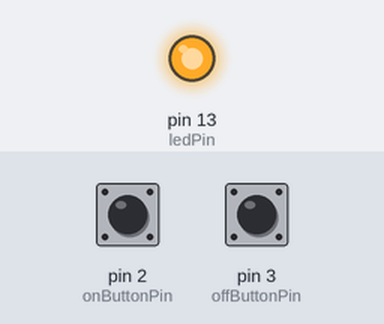
The sketch below on a simulated Arduino Uno, built with avr-gcc and run on an emulated ATmega328P. On the bench: output pins drawn as LEDs (lit = HIGH). The inputs (shaded band) are chosen by the test bench; at power-on: pin 3 (offButtonPin) HIGH, pin 2 (onButtonPin) HIGH. What the sketch prints to the serial monitor is not drawn.

Above: at 1.2 s.
1.3 s: pin 3 (offButtonPin) pulled LOW for 0.15 s
At 1.6 s:
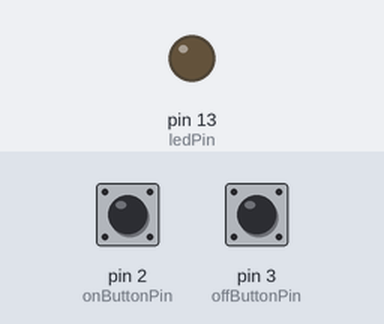
2.9 s: pin 2 (onButtonPin) pulled LOW for 0.15 s
At 4.1 s:
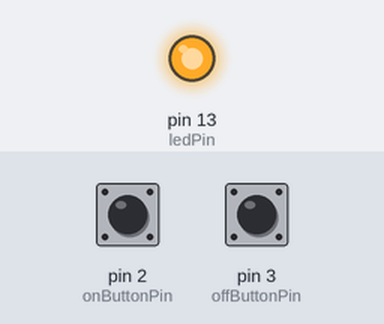
4.5 s: pin 3 (offButtonPin) pulled LOW for 1 s
At 5.4 s:
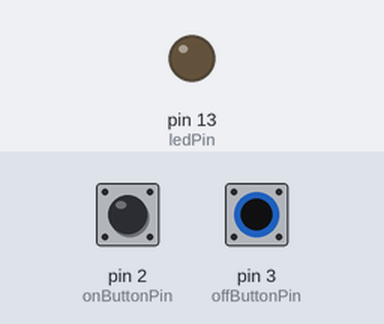
Timing chart, 0 to 7.5 s (numbered marks = the images above; inputs shaded):
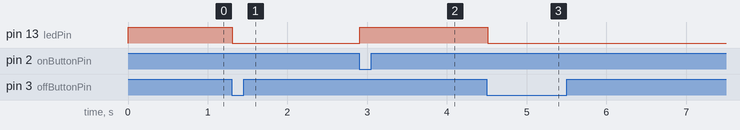

The sketch:

Arduino_003_Blink_Buttons.ino
```cpp
/*
  Blink Buttons
  Alexander Fraser
  20 May 2020

  Blinks the LED-13 according to input from buttons.

  Setup:
    - Place two buttons on a breadboard.
    - Connect one side of each of the buttons to GND.
    - Connect the other side of one of the buttons to digital pin 2.
    - Connect the other side of the other button to digital pin 3.
*/

int ledPin = 13, onButtonPin = 2, offButtonPin = 3;
int ledState = HIGH, onButtonState, offButtonState;

void setup() {
  // Initialize the pins for the button inputs and LED output.
  // INPUT_PULLUP is used to pull the voltage of the pins to high
  // when the button is not depressed (i.e. connected to GND).
  // Otherwise it will float.
  pinMode(ledPin, OUTPUT);
  pinMode(onButtonPin, INPUT_PULLUP);
  pinMode(offButtonPin, INPUT_PULLUP);
  Serial.begin(9600);
}

void loop() {
  // Collect whether the buttons are pressed and print the state.
  onButtonState = digitalRead(onButtonPin);
  offButtonState = digitalRead(offButtonPin);

  Serial.println(String(onButtonState) + "," + String(offButtonState));

  if(onButtonState == LOW){
    ledState = HIGH;
  }
  if(offButtonState == LOW){
    ledState = LOW;
  }

  digitalWrite(ledPin, ledState);
}
```

Measured:
- after the input at 1.3 s, pin 13 (ledPin): HIGH → LOW at once
- after the input at 2.9 s, pin 13 (ledPin): LOW → HIGH at once
- after the input at 4.5 s, pin 13 (ledPin): HIGH → LOW at once
